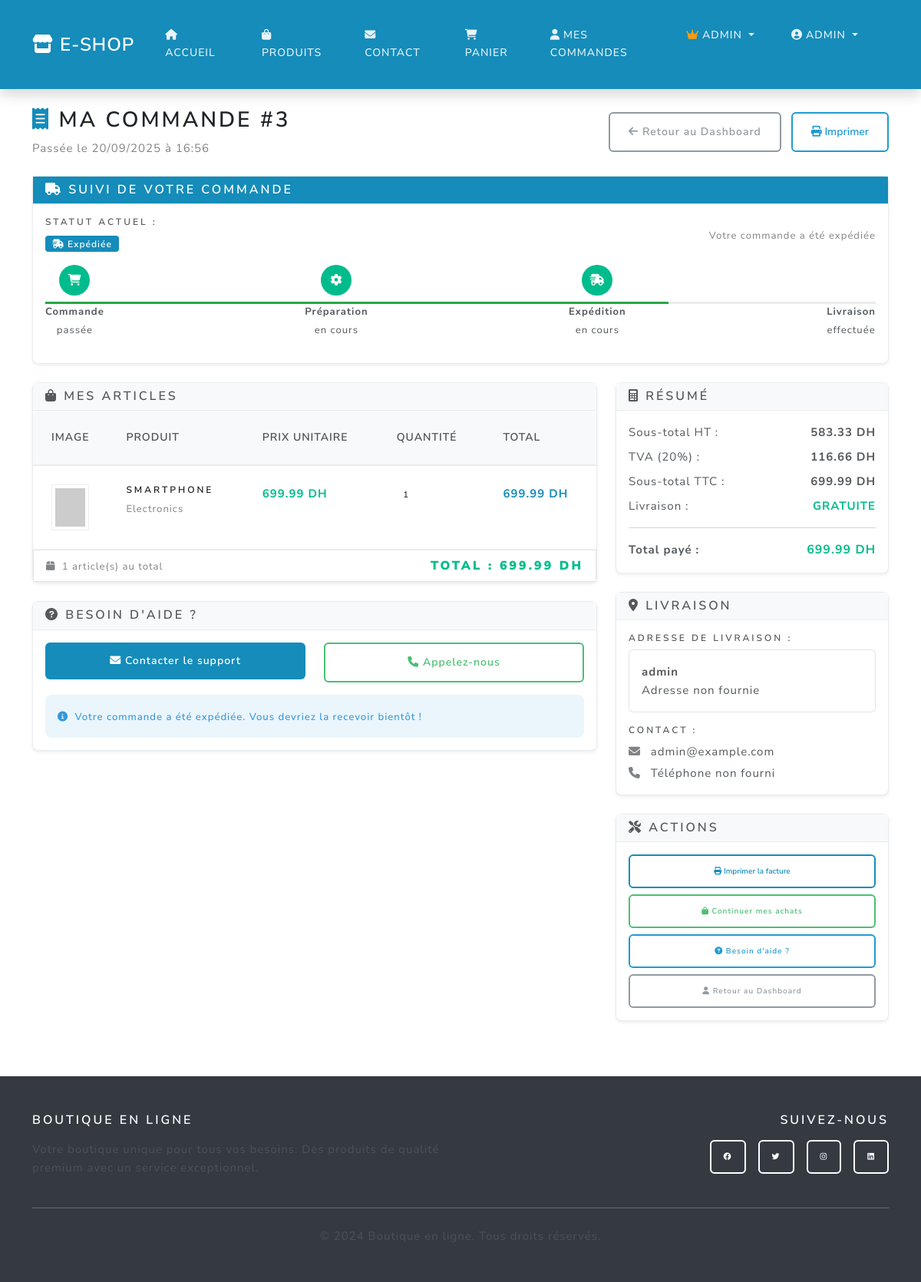
The page /order/3 (signed in) on the database as committed earlier.
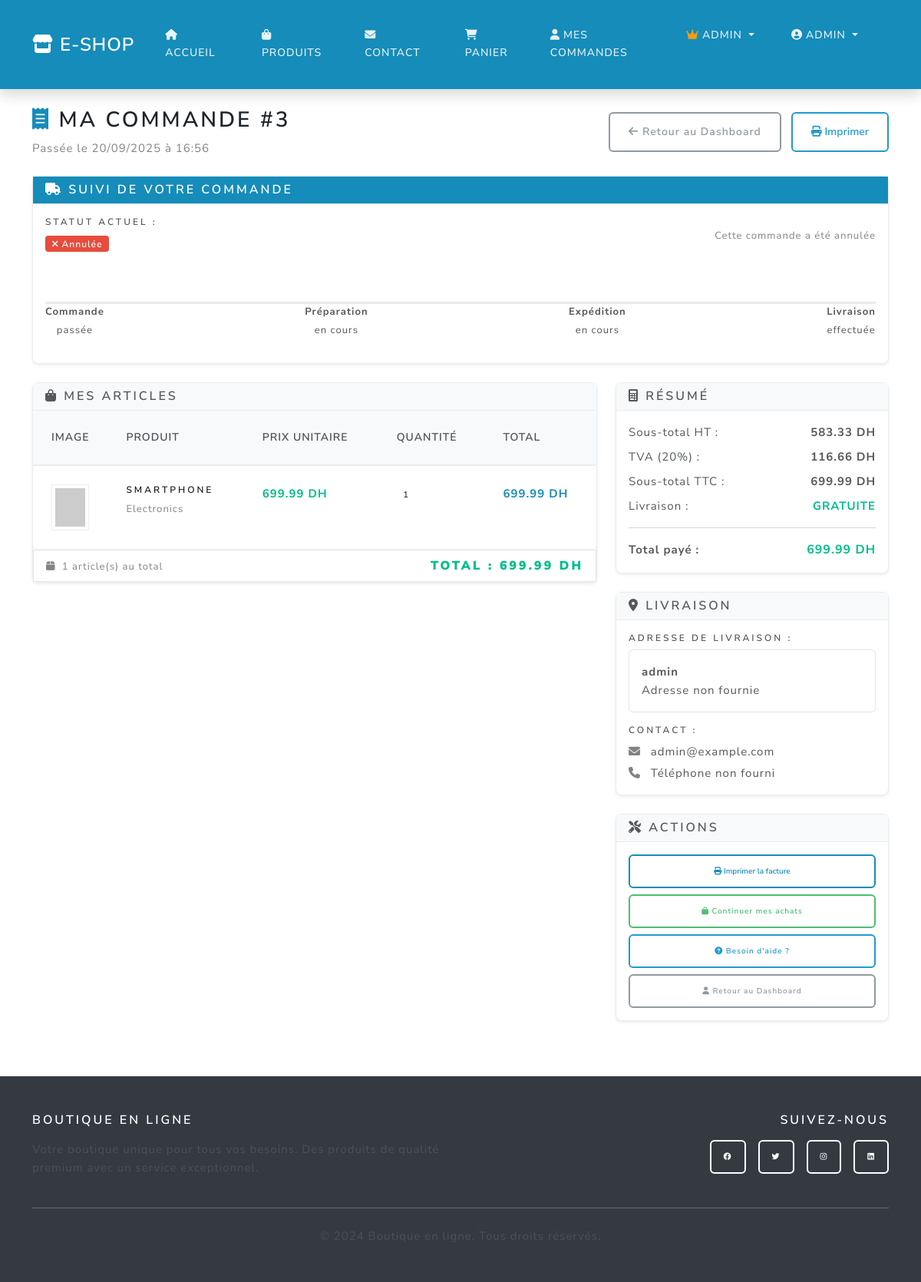
The same page on the database as committed later.
### main.py (the view)
@app.route('/order/<int:order_id>')
@login_required
def order_detail(order_id):
    order = Order.query.filter_by(id=order_id, user_id=current_user.id).first_or_404()
    order_items = db.session.query(OrderItem, Product)\
        .join(Product, OrderItem.product_id == Product.id)\
        .filter(OrderItem.order_id == order_id)\
        .all()
    return render_template('order_detail.html', order=order, order_items=order_items)

### main.py (called while the page is built, shortened)
@login_manager.user_loader
def load_user(user_id):
    return User.query.get(int(user_id))

@app.context_processor
def inject_cart_count():
    if current_user.is_authenticated:
        try:
            from sqlalchemy import inspect
            inspector = inspect(db.engine)
            if 'cart' in inspector.get_table_names():
                cart_count = Cart.query.filter_by(user_id=current_user.id).count()
                cart_total_quantity = db.session.query(db.func.sum(Cart.quantity))\
                    .filter_by(user_id=current_user.id).scalar() or 0
                return {
                    'cart_count': cart_count,
                    'cart_total_quantity': int(cart_total_quantity)
                }
        except Exception:
            pass
    return {'cart_count': 0, 'cart_total_quantity': 0}

def get_shipping_settings():
    settings = ShippingSettings.query.first()
    return settings

### templates/order_detail.html (shortened to what the changed rows need)
{% extends "base.html" %}
{% block content %}
<div class="container py-4">
  <div class="d-flex justify-content-between align-items-center mb-4">
    <div>
      <h2><i class="fas fa-receipt text-primary"></i> Ma Commande #{{ order.id }}</h2>
    </div>
  </div>
  <div class="row mb-4">
    <div class="col-12">
      <div class="card">
        <div class="card-body">
          <div class="row align-items-center mb-3">
            <div class="col-md-6">
              <h6>Statut actuel :</h6>
              {% if order.status == 'pending' %}
                <span class="badge bg-warning fs-6"><i class="fas fa-clock me-1"></i>En attente de traitement</span>
              {% elif order.status == 'processing' %}
                <span class="badge bg-info fs-6"><i class="fas fa-cog me-1"></i>En cours de préparation</span>
              {% elif order.status == 'shipped' %}
                <span class="badge bg-primary fs-6"><i class="fas fa-shipping-fast me-1"></i>Expédiée</span>
              {% elif order.status == 'delivered' %}
                <span class="badge bg-success fs-6"><i class="fas fa-truck me-1"></i>Livrée</span>
              {% elif order.status == 'completed' %}
                <span class="badge bg-success fs-6"><i class="fas fa-check-circle me-1"></i>Terminée</span>
              {% elif order.status == 'cancelled' %}
                <span class="badge bg-danger fs-6"><i class="fas fa-times me-1"></i>Annulée</span>
              {% endif %}
            </div>
            <div class="col-md-6 text-end">
              <small class="text-muted">
                {% if order.status == 'pending' %}
                  Nous préparons votre commande
                {% elif order.status == 'processing' %}
                  Votre commande est en cours de préparation
                {% elif order.status == 'shipped' %}
                  Votre commande a été expédiée
                {% elif order.status == 'delivered' %}
                  Votre commande a été livrée
                {% elif order.status == 'completed' %}
                  Commande terminée avec succès
                {% elif order.status == 'cancelled' %}
                  Cette commande a été annulée
                {% endif %}
              </small>
            </div>
          </div>
          <div class="row">
            <div class="col-12">
              <div class="d-flex justify-content-between position-relative mb-3">
                {% set progress_width = 25 %}
                {% if order.status == 'processing' %}
                  {% set progress_width = 50 %}
                {% elif order.status == 'shipped' %}
                  {% set progress_width = 75 %}
                {% elif order.status in ['delivered', 'completed'] %}
                  {% set progress_width = 100 %}
                {% elif order.status == 'cancelled' %}
                  {% set progress_width = 0 %}
                {% endif %}
                <div class="position-absolute top-50 start-0 w-100" style="height: 3px; background-color: #e9ecef; z-index: 1;"></div>
                <div class="position-absolute top-50 start-0" style="height: 3px; width: {{ progress_width }}%; background-color: #28a745; z-index: 2;"></div>
                <div class="text-center position-relative" style="z-index: 3;">
                  <div class="rounded-circle bg-{{ 'success' if order.status in ['pending', 'processing', 'shipped', 'delivered', 'completed'] else 'secondary' }} text-white d-flex align-items-center justify-content-center mx-auto mb-2" style="width: 40px; height: 40px;">
                  </div>
                  <small><strong>Commande</strong><br>passée</small>
                </div>
                <div class="text-center position-relative" style="z-index: 3;">
                  <div class="rounded-circle bg-{{ 'success' if order.status in ['processing', 'shipped', 'delivered', 'completed'] else 'secondary' }} text-white d-flex align-items-center justify-content-center mx-auto mb-2" style="width: 40px; height: 40px;">
                  </div>
                  <small><strong>Préparation</strong><br>en cours</small>
                </div>
                <div class="text-center position-relative" style="z-index: 3;">
                  <div class="rounded-circle bg-{{ 'success' if order.status in ['shipped', 'delivered', 'completed'] else 'secondary' }} text-white d-flex align-items-center justify-content-center mx-auto mb-2" style="width: 40px; height: 40px;">
                  </div>
                  <small><strong>Expédition</strong><br>en cours</small>
                </div>
                <div class="text-center position-relative" style="z-index: 3;">
                  <div class="rounded-circle bg-{{ 'success' if order.status in ['delivered', 'completed'] else 'secondary' }} text-white d-flex align-items-center justify-content-center mx-auto mb-2" style="width: 40px; height: 40px;">
                  </div>
                  <small><strong>Livraison</strong><br>effectuée</small>
                </div>
              </div>
            </div>
          </div>
        </div>
      </div>
    </div>
  </div>
  <div class="row">
    <div class="col-lg-8">
      <div class="card mb-4">
        <div class="card-body p-0">
          {% if order_items %}
          <div class="table-responsive">
            <table class="table table-hover mb-0">
              <thead class="table-light">
                <tr>
                  <th style="width: 80px;">Image</th>
                  <th>Produit</th>
                  <th>Prix unitaire</th>
                  <th>Quantité</th>
                  <th>Total</th>
                </tr>
              </thead>
            </table>
          </div>
          {% else %}
          <div class="text-center py-4">
            <i class="fas fa-exclamation-triangle fa-2x text-warning mb-2"></i>
            <p class="text-muted">Aucun article trouvé pour cette commande</p>
          </div>
          {% endif %}
        </div>
      </div>
      {% if order.status not in ['completed', 'cancelled'] %}
      <div class="card">
        <div class="card-header">
          <h5 class="mb-0"><i class="fas fa-question-circle"></i> Besoin d'aide ?</h5>
        </div>
        <div class="card-body">
          <div class="row">
            <div class="col-md-6 mb-3">
              <div class="d-grid">
                <a href="{{ url_for('contact') }}" class="btn btn-primary">
                  <i class="fas fa-envelope"></i> Contacter le support
                </a>
              </div>
            </div>
            <div class="col-md-6 mb-3">
              <div class="d-grid">
                <a href="tel:+212522000000" class="btn btn-outline-success">
                  <i class="fas fa-phone"></i> Appelez-nous
                </a>
              </div>
            </div>
          </div>
          <div class="alert alert-info mb-0">
            <small>
              <i class="fas fa-info-circle me-1"></i>
              {% if order.status == 'pending' %}
                Notre équipe traite votre commande. Pour toute question, contactez notre support.
              {% elif order.status == 'processing' %}
                Votre commande est en cours de préparation dans notre entrepôt.
              {% elif order.status == 'shipped' %}
                Votre commande a été expédiée. Vous devriez la recevoir bientôt !
              {% elif order.status == 'delivered' %}
                Votre commande a été livrée. Merci pour votre achat !
              {% endif %}
            </small>
          </div>
        </div>
      </div>
      {% endif %}
    </div>
          {% set free_shipping_threshold = shipping_settings.free_shipping_threshold if shipping_settings else 500 %}
          {% set standard_shipping_cost = shipping_settings.standard_shipping_cost if shipping_settings else 30 %}
          {% set tax_rate = shipping_settings.tax_rate if shipping_settings else 0.2 %}
          {% set subtotal_ht = order.total / (1 + tax_rate) %}
          {% set tax_amount = order.total - subtotal_ht %}
          {% set shipping_cost = 0 if order.total >= free_shipping_threshold else standard_shipping_cost %}
          {% set grand_total = order.total + shipping_cost %}
  </div>
</div>
{% endblock %}

Rows that differ between the two databases and show on the page:
changed Order id 3: status "shipped" → "cancelled" (drawn)
Other text that changed with them:
text no longer shown: "Expédiée Votre commande a été expédiée BESOIN D'AIDE ? Contacter le support Appelez-nous Votre commande a été expédiée. Vous devriez la recevoir bientôt !"
text now shown: "Annulée Cette commande a été annulée"
